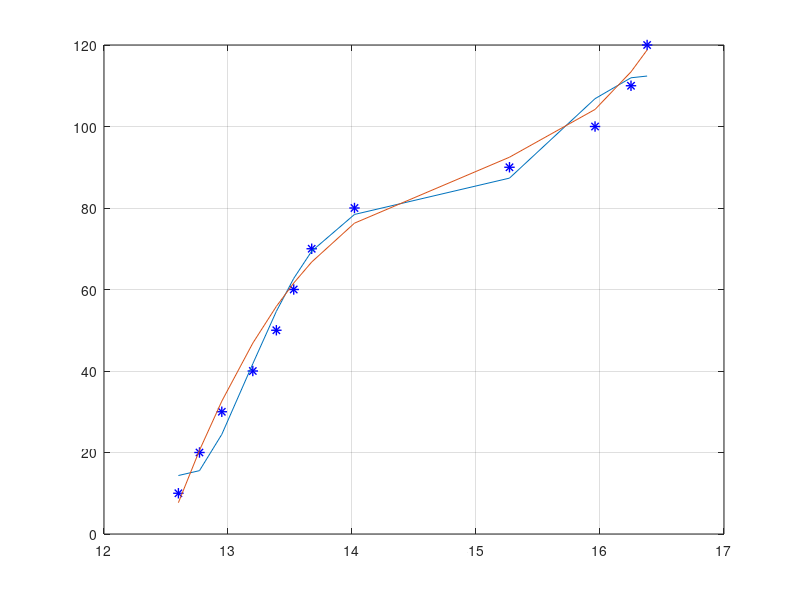

Source code (MATLAB):
#pkg unload control 
pkg load optim


## Charge
c5 = [12.6, 12.77, 12.95, 13.2, 13.39, 13.53, 13.675, 14.02, 15.27, 15.96, 16.25, 16.38];
c10 = [12.38, 12.6, 12.82, 13.05, 13.2, 13.3, 13.41, 13.63, 14.08, 15.24, 15.72, 15.95];
c20 = [12.05, 12.42, 12.69, 12.89, 13.015, 13.12, 13.18, 13.3, 13.58, 14.15, 15.17, 15.54];
c40 = [11.8, 12.25, 12.55, 12.72, 12.82, 12.92, 12.95, 13.0, 13.15, 13.5, 14.5, 15.08];

## Rest
rest = [11.7, 11.915, 12.115, 12.24, 12.32, 12.415, 12.5, 12.6, 12.59, 12.61];

## Discharge
d100 = [12.66, 12.66, 12.64, 12.605, 12.54, 12.48, 12.38, 12.28, 12.12, 11.925, 11.7];
d20 = [12.604, 12.545, 12.54, 12.5, 12.42, 12.323, 12.22, 12.1, 11.915, 11.7, 11.45];
d10 = [12.485, 12.425, 12.35, 12.248, 12.13, 12.004, 11.88, 11.695, 11.48, 11.28, 11];
d5 = [12.065, 12.0, 11.917, 11.81, 11.69, 11.522, 11.385, 11.18, 10.91, 10.602, 10.2];
d3 = [11.78, 11.7, 11.61, 11.495, 11.325, 11.145, 10.98, 10.715, 10.39, 9.97, 9.48];

percent = [10, 20, 30, 40, 50, 60, 70, 80, 90, 100, 110, 120];
percent11 = [110, 100, 90, 80, 70, 60, 50, 40, 30, 20, 10];
percentRest = [10, 20, 30, 40, 50, 60, 70, 80, 90, 100];


###############################
########## Fit c5 #############
###############################
#leasqr()

x = c5;
y = percent;

# FIFTH ORDER
#F = @(x, p) p(1) * x.^5 + p(2) * x.^4 + p(3) * x.^3 + p(4) * x.^2 + p(5) * x.^1;
#p = [1, 1, 1, 1, 1]

value = 5

# SIXTH ORDER 2
 F = @(x, p) (x - p(1)).* (x - p(2)).* (x - p(3)).* (x - p(4)).* (x - p(5)).* (x - p(6)) + p(7);
 p = [value, value, value, value, value, value, value]


# FOURTH ORDER
#F = @(x, p) p(1) * x.^4 + p(2) * x.^3 + p(3) * x.^2 + p(4) * x.^1;
#p = [1, 1, 1, 1]

# THIRD ORDER
# F = @(x, p) p(1) * x.^3 + p(2) * x.^2 + p(3) * x;
# p = [1, 1, 1]

# SECOND ORDER
# F = @(x, p) p(1) * x.^2 + p(2) * x;
# p = [1, 1]

global verbose;
 verbose = 0;
 [data, fit] = leasqr(x, y, p, F);

figure(4)
hold on
grid on
box on
plot(x, y, 'b*', 'LineWidth', 1, 'MarkerSize', 7.5)

# SIXTH ORDER 
plot(x,  (x - fit(1, 1)).* (x - fit(2, 1)).* (x - fit(3, 1)).* (x - fit(4, 1)).* (x - fit(5, 1)).* (x - fit(6, 1)) + fit(7, 1))

# FIFTH ORDER
# plot(x, fit(1, 1) * x.^5 + fit(2, 1) * x.^4 + fit(3, 1) * x.^3 + fit(4, 1) * x.^2 + fit(5, 1) * x.^1)
# Fifth order low precision
# plot(x, 4.2724*10^(-02) * x.^5 + -2.1288 * x.^4 + 3.7995 * 10 * x.^3 + -2.7961 * 100 * x.^2 + 6.7309 * 100 * x.^1)
   
# FOURTH ORDER
# plot(x, fit(1, 1) * x.^4 + fit(2, 1) * x.^3 + fit(3, 1) * x.^2 + fit(4, 1) * x.^1)
# Fourth order low precision
plot(x, 3.5407* 10^(-01) * x.^4 + -1.5922 * 10 * x.^3 + 2.3889 * 100 * x.^2 + -1.1899 * 1000 * x.^1)

# THIRD ORDER
# plot(x, fit(1, 1) * x.^3 + fit(2, 1) * x.^2 + fit(3, 1) * x)

# SECOND ORDER
# plot(x, fit(1, 1) * x.^2 + fit(2, 1) * x.^1)
# Second order with reduced precision
# plot(x, 1.3226 * x.^2 + -14.2979 * x.^1)
